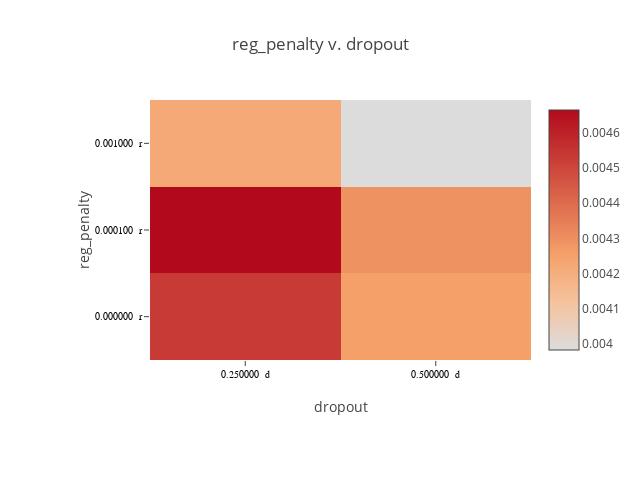

Write notebook code for a chart like this one.
### Code cell
plot_matrix(lossframe, "reg_penalty", "dropout", x_suffix=" d", y_suffix=" r")

### Figure 1 — Plotly figure (JSON) as saved in the notebook; plotly's stock layout.template omitted (floating-point values rounded to 4 significant figures)
{"data": [{"colorscale": [[0, "rgb(0,0,255)", [1, "rgb(255,0,0)"]]], "type": "heatmap", "x": ["0.250000  d", "0.500000  d"], "y": ["0.000000  r", "0.000100  r", "0.001000  r"], "z": [[0.004535, 0.004254], [0.004666, 0.004292], [0.004222, 0.003981]]}], "layout": {"height": 480, "margin": {"b": 120, "l": 150, "r": 30, "t": 100}, "title": "reg_penalty v. dropout", "width": 640, "xaxis": {"tickfont": {"color": "black", "family": "Arial, sans-serif", "size": 10}, "title": "dropout"}, "yaxis": {"tickfont": {"color": "black", "family": "Arial, sans-serif", "size": 10}, "title": "reg_penalty"}}}
